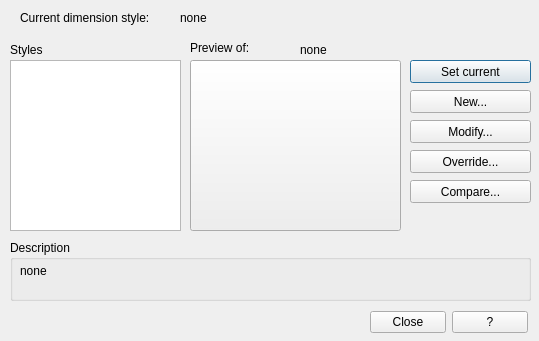
<?xml version="1.0" encoding="UTF-8"?>
<ui version="4.0">
 <class>DimStyle_Dialog</class>
 <widget class="QDialog" name="DimStyle_Dialog">
  <property name="windowModality">
   <enum>Qt::WindowModal</enum>
  </property>
  <property name="geometry">
   <rect>
    <x>0</x>
    <y>0</y>
    <width>539</width>
    <height>341</height>
   </rect>
  </property>
  <property name="minimumSize">
   <size>
    <width>539</width>
    <height>341</height>
   </size>
  </property>
  <property name="maximumSize">
   <size>
    <width>539</width>
    <height>341</height>
   </size>
  </property>
  <property name="windowTitle">
   <string>QAD - Dimension style manager</string>
  </property>
  <widget class="QLabel" name="label">
   <property name="geometry">
    <rect>
     <x>20</x>
     <y>10</y>
     <width>151</width>
     <height>16</height>
    </rect>
   </property>
   <property name="text">
    <string>Current dimension style:</string>
   </property>
  </widget>
  <widget class="QLabel" name="currentDimStyle">
   <property name="geometry">
    <rect>
     <x>180</x>
     <y>10</y>
     <width>341</width>
     <height>16</height>
    </rect>
   </property>
   <property name="text">
    <string>none</string>
   </property>
  </widget>
  <widget class="QLabel" name="label_2">
   <property name="geometry">
    <rect>
     <x>10</x>
     <y>40</y>
     <width>171</width>
     <height>20</height>
    </rect>
   </property>
   <property name="text">
    <string>Styles</string>
   </property>
  </widget>
  <widget class="QListView" name="dimStyleList">
   <property name="geometry">
    <rect>
     <x>10</x>
     <y>60</y>
     <width>171</width>
     <height>171</height>
    </rect>
   </property>
  </widget>
  <widget class="QPushButton" name="SetCurrent">
   <property name="geometry">
    <rect>
     <x>410</x>
     <y>60</y>
     <width>121</width>
     <height>23</height>
    </rect>
   </property>
   <property name="toolTip">
    <string>Sets the style selected under Styles to current. The current style is applied to dimensions you create.</string>
   </property>
   <property name="text">
    <string>Set current</string>
   </property>
  </widget>
  <widget class="QPushButton" name="new_2">
   <property name="geometry">
    <rect>
     <x>410</x>
     <y>90</y>
     <width>121</width>
     <height>23</height>
    </rect>
   </property>
   <property name="toolTip">
    <string>Define a new dimension style.</string>
   </property>
   <property name="text">
    <string>New...</string>
   </property>
  </widget>
  <widget class="QPushButton" name="Mod">
   <property name="geometry">
    <rect>
     <x>410</x>
     <y>120</y>
     <width>121</width>
     <height>23</height>
    </rect>
   </property>
   <property name="toolTip">
    <string>Modify the selected dimension style.</string>
   </property>
   <property name="text">
    <string>Modify...</string>
   </property>
  </widget>
  <widget class="QPushButton" name="TempMod">
   <property name="geometry">
    <rect>
     <x>410</x>
     <y>150</y>
     <width>121</width>
     <height>23</height>
    </rect>
   </property>
   <property name="toolTip">
    <string>Set temporary modifications for the selected style. The temporary modifications will not saved.</string>
   </property>
   <property name="text">
    <string>Override...</string>
   </property>
  </widget>
  <widget class="QPushButton" name="Diff">
   <property name="geometry">
    <rect>
     <x>410</x>
     <y>180</y>
     <width>121</width>
     <height>23</height>
    </rect>
   </property>
   <property name="toolTip">
    <string>Compare two dimension styles or list all the properties of one dimension style.</string>
   </property>
   <property name="text">
    <string>Compare...</string>
   </property>
  </widget>
  <widget class="QGroupBox" name="groupBox">
   <property name="geometry">
    <rect>
     <x>10</x>
     <y>240</y>
     <width>521</width>
     <height>61</height>
    </rect>
   </property>
   <property name="title">
    <string>Description</string>
   </property>
   <widget class="QLabel" name="descriptionSelectedStyle">
    <property name="geometry">
     <rect>
      <x>10</x>
      <y>10</y>
      <width>481</width>
      <height>41</height>
     </rect>
    </property>
    <property name="text">
     <string>none</string>
    </property>
   </widget>
  </widget>
  <widget class="QLabel" name="label_3">
   <property name="geometry">
    <rect>
     <x>190</x>
     <y>40</y>
     <width>101</width>
     <height>16</height>
    </rect>
   </property>
   <property name="text">
    <string>Preview of:</string>
   </property>
  </widget>
  <widget class="QLabel" name="selectedStyle">
   <property name="geometry">
    <rect>
     <x>300</x>
     <y>40</y>
     <width>221</width>
     <height>20</height>
    </rect>
   </property>
   <property name="text">
    <string>none</string>
   </property>
  </widget>
  <widget class="QWidget" name="layoutWidget">
   <property name="geometry">
    <rect>
     <x>370</x>
     <y>310</y>
     <width>158</width>
     <height>25</height>
    </rect>
   </property>
   <layout class="QHBoxLayout" name="horizontalLayout">
    <item>
     <widget class="QPushButton" name="closeButton">
      <property name="text">
       <string>Close</string>
      </property>
     </widget>
    </item>
    <item>
     <widget class="QPushButton" name="helpButton">
      <property name="text">
       <string>?</string>
      </property>
     </widget>
    </item>
   </layout>
  </widget>
  <widget class="QPushButton" name="previewDummy">
   <property name="geometry">
    <rect>
     <x>190</x>
     <y>60</y>
     <width>211</width>
     <height>171</height>
    </rect>
   </property>
   <property name="text">
    <string/>
   </property>
  </widget>
 </widget>
 <resources/>
 <connections>
  <connection>
   <sender>SetCurrent</sender>
   <signal>clicked()</signal>
   <receiver>DimStyle_Dialog</receiver>
   <slot>setCurrentStyle()</slot>
   <hints>
    <hint type="sourcelabel">
     <x>404</x>
     <y>71</y>
    </hint>
    <hint type="destinationlabel">
     <x>403</x>
     <y>34</y>
    </hint>
   </hints>
  </connection>
  <connection>
   <sender>new_2</sender>
   <signal>clicked()</signal>
   <receiver>DimStyle_Dialog</receiver>
   <slot>createNewStyle()</slot>
   <hints>
    <hint type="sourcelabel">
     <x>438</x>
     <y>102</y>
    </hint>
    <hint type="destinationlabel">
     <x>467</x>
     <y>33</y>
    </hint>
   </hints>
  </connection>
  <connection>
   <sender>Mod</sender>
   <signal>clicked()</signal>
   <receiver>DimStyle_Dialog</receiver>
   <slot>modStyle()</slot>
   <hints>
    <hint type="sourcelabel">
     <x>429</x>
     <y>132</y>
    </hint>
    <hint type="destinationlabel">
     <x>480</x>
     <y>129</y>
    </hint>
   </hints>
  </connection>
  <connection>
   <sender>dimStyleList</sender>
   <signal>customContextMenuRequested(QPoint)</signal>
   <receiver>DimStyle_Dialog</receiver>
   <slot>displayPopupMenu()</slot>
   <hints>
    <hint type="sourcelabel">
     <x>97</x>
     <y>138</y>
    </hint>
    <hint type="destinationlabel">
     <x>70</x>
     <y>292</y>
    </hint>
   </hints>
  </connection>
  <connection>
   <sender>TempMod</sender>
   <signal>clicked()</signal>
   <receiver>DimStyle_Dialog</receiver>
   <slot>temporaryModStyle()</slot>
   <hints>
    <hint type="sourcelabel">
     <x>422</x>
     <y>161</y>
    </hint>
    <hint type="destinationlabel">
     <x>475</x>
     <y>160</y>
    </hint>
   </hints>
  </connection>
  <connection>
   <sender>helpButton</sender>
   <signal>clicked()</signal>
   <receiver>DimStyle_Dialog</receiver>
   <slot>ButtonHELP_Pressed()</slot>
   <hints>
    <hint type="sourcelabel">
     <x>423</x>
     <y>291</y>
    </hint>
    <hint type="destinationlabel">
     <x>475</x>
     <y>297</y>
    </hint>
   </hints>
  </connection>
  <connection>
   <sender>Diff</sender>
   <signal>clicked()</signal>
   <receiver>DimStyle_Dialog</receiver>
   <slot>showDiffBetweenStyles()</slot>
   <hints>
    <hint type="sourcelabel">
     <x>430</x>
     <y>191</y>
    </hint>
    <hint type="destinationlabel">
     <x>477</x>
     <y>194</y>
    </hint>
   </hints>
  </connection>
  <connection>
   <sender>closeButton</sender>
   <signal>clicked()</signal>
   <receiver>DimStyle_Dialog</receiver>
   <slot>accept()</slot>
   <hints>
    <hint type="sourcelabel">
     <x>237</x>
     <y>291</y>
    </hint>
    <hint type="destinationlabel">
     <x>185</x>
     <y>291</y>
    </hint>
   </hints>
  </connection>
 </connections>
 <slots>
  <slot>setCurrentStyle()</slot>
  <slot>createNewStyle()</slot>
  <slot>modStyle()</slot>
  <slot>displayPopupMenu()</slot>
  <slot>temporaryModStyle()</slot>
  <slot>ButtonHELP_Pressed()</slot>
  <slot>showDiffBetweenStyles()</slot>
 </slots>
</ui>
